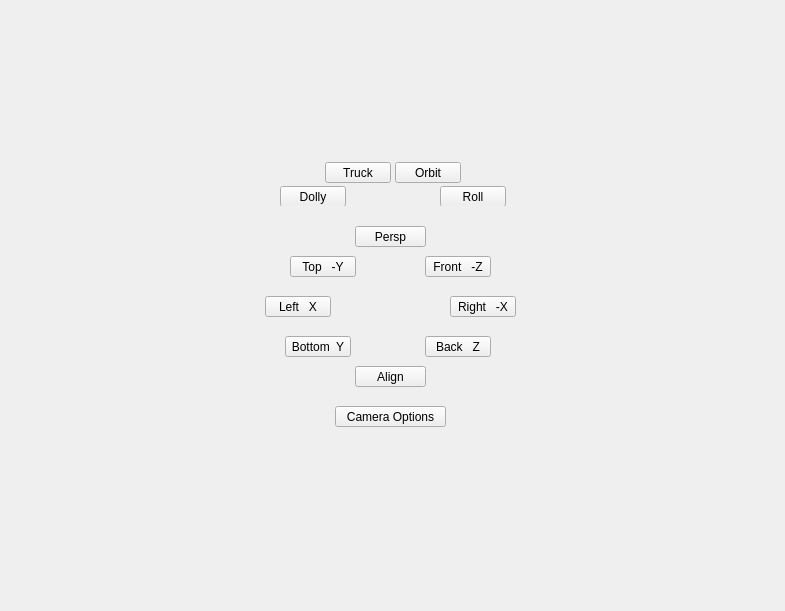
<?xml version="1.0" encoding="UTF-8"?>
<ui version="4.0">
 <class>QtUi</class>
 <widget class="QMainWindow" name="QtUi">
  <property name="enabled">
   <bool>true</bool>
  </property>
  <property name="geometry">
   <rect>
    <x>0</x>
    <y>0</y>
    <width>785</width>
    <height>611</height>
   </rect>
  </property>
  <property name="sizePolicy">
   <sizepolicy hsizetype="Ignored" vsizetype="Ignored">
    <horstretch>0</horstretch>
    <verstretch>0</verstretch>
   </sizepolicy>
  </property>
  <property name="minimumSize">
   <size>
    <width>0</width>
    <height>0</height>
   </size>
  </property>
  <property name="maximumSize">
   <size>
    <width>16777215</width>
    <height>16777215</height>
   </size>
  </property>
  <property name="tabShape">
   <enum>QTabWidget::Triangular</enum>
  </property>
  <property name="dockNestingEnabled">
   <bool>true</bool>
  </property>
  <property name="dockOptions">
   <set>QMainWindow::AllowNestedDocks|QMainWindow::AllowTabbedDocks|QMainWindow::AnimatedDocks|QMainWindow::ForceTabbedDocks</set>
  </property>
  <widget class="QWidget" name="widget">
   <property name="sizePolicy">
    <sizepolicy hsizetype="Ignored" vsizetype="Ignored">
     <horstretch>0</horstretch>
     <verstretch>0</verstretch>
    </sizepolicy>
   </property>
   <layout class="QGridLayout" name="gridLayout">
    <property name="leftMargin">
     <number>0</number>
    </property>
    <property name="topMargin">
     <number>0</number>
    </property>
    <property name="rightMargin">
     <number>0</number>
    </property>
    <property name="bottomMargin">
     <number>0</number>
    </property>
    <property name="spacing">
     <number>0</number>
    </property>
    <item row="0" column="0">
     <widget class="QWidget" name="staticWindow" native="true">
      <layout class="QGridLayout" name="gridLayout_2">
       <property name="leftMargin">
        <number>0</number>
       </property>
       <property name="topMargin">
        <number>0</number>
       </property>
       <property name="rightMargin">
        <number>0</number>
       </property>
       <property name="bottomMargin">
        <number>0</number>
       </property>
       <property name="spacing">
        <number>0</number>
       </property>
       <item row="0" column="0" rowspan="3">
        <widget class="Region" name="region_4" native="true"/>
       </item>
       <item row="2" column="1">
        <widget class="Region" name="region_3" native="true">
         <property name="sizePolicy">
          <sizepolicy hsizetype="Preferred" vsizetype="MinimumExpanding">
           <horstretch>0</horstretch>
           <verstretch>0</verstretch>
          </sizepolicy>
         </property>
         <layout class="QVBoxLayout" name="verticalLayout_2">
          <property name="spacing">
           <number>0</number>
          </property>
          <property name="leftMargin">
           <number>0</number>
          </property>
          <property name="topMargin">
           <number>0</number>
          </property>
          <property name="rightMargin">
           <number>0</number>
          </property>
          <property name="bottomMargin">
           <number>0</number>
          </property>
          <item>
           <widget class="Region" name="region_5" native="true">
            <property name="minimumSize">
             <size>
              <width>0</width>
              <height>100</height>
             </size>
            </property>
            <widget class="QPushButton" name="i000">
             <property name="geometry">
              <rect>
               <x>105</x>
               <y>0</y>
               <width>111</width>
               <height>21</height>
              </rect>
             </property>
             <property name="minimumSize">
              <size>
               <width>0</width>
               <height>21</height>
              </size>
             </property>
             <property name="maximumSize">
              <size>
               <width>999</width>
               <height>21</height>
              </size>
             </property>
             <property name="accessibleName">
              <string>cameras#lower</string>
             </property>
             <property name="text">
              <string>Camera Options</string>
             </property>
            </widget>
           </widget>
          </item>
          <item>
           <spacer name="verticalSpacer_2">
            <property name="orientation">
             <enum>Qt::Vertical</enum>
            </property>
            <property name="sizeHint" stdset="0">
             <size>
              <width>20</width>
              <height>40</height>
             </size>
            </property>
           </spacer>
          </item>
         </layout>
        </widget>
       </item>
       <item row="0" column="1">
        <widget class="Region" name="region" native="true">
         <layout class="QVBoxLayout" name="verticalLayout">
          <property name="spacing">
           <number>0</number>
          </property>
          <property name="leftMargin">
           <number>0</number>
          </property>
          <property name="topMargin">
           <number>0</number>
          </property>
          <property name="rightMargin">
           <number>0</number>
          </property>
          <property name="bottomMargin">
           <number>0</number>
          </property>
          <item>
           <spacer name="verticalSpacer">
            <property name="orientation">
             <enum>Qt::Vertical</enum>
            </property>
            <property name="sizeHint" stdset="0">
             <size>
              <width>20</width>
              <height>56</height>
             </size>
            </property>
           </spacer>
          </item>
          <item>
           <widget class="Region" name="widget_0" native="true">
            <property name="minimumSize">
             <size>
              <width>0</width>
              <height>100</height>
             </size>
            </property>
            <widget class="QPushButton" name="b011">
             <property name="enabled">
              <bool>true</bool>
             </property>
             <property name="geometry">
              <rect>
               <x>210</x>
               <y>80</y>
               <width>66</width>
               <height>21</height>
              </rect>
             </property>
             <property name="minimumSize">
              <size>
               <width>0</width>
               <height>21</height>
              </size>
             </property>
             <property name="maximumSize">
              <size>
               <width>999</width>
               <height>21</height>
              </size>
             </property>
             <property name="toolTip">
              <string>Camera: Roll</string>
             </property>
             <property name="text">
              <string>Roll</string>
             </property>
            </widget>
            <widget class="QPushButton" name="b012">
             <property name="enabled">
              <bool>true</bool>
             </property>
             <property name="geometry">
              <rect>
               <x>95</x>
               <y>56</y>
               <width>66</width>
               <height>21</height>
              </rect>
             </property>
             <property name="minimumSize">
              <size>
               <width>0</width>
               <height>21</height>
              </size>
             </property>
             <property name="maximumSize">
              <size>
               <width>999</width>
               <height>21</height>
              </size>
             </property>
             <property name="toolTip">
              <string>Camera: Truck</string>
             </property>
             <property name="text">
              <string>Truck</string>
             </property>
            </widget>
            <widget class="QPushButton" name="b013">
             <property name="enabled">
              <bool>true</bool>
             </property>
             <property name="geometry">
              <rect>
               <x>165</x>
               <y>56</y>
               <width>66</width>
               <height>21</height>
              </rect>
             </property>
             <property name="minimumSize">
              <size>
               <width>0</width>
               <height>21</height>
              </size>
             </property>
             <property name="maximumSize">
              <size>
               <width>999</width>
               <height>21</height>
              </size>
             </property>
             <property name="toolTip">
              <string>Camera: Pan</string>
             </property>
             <property name="text">
              <string>Orbit</string>
             </property>
            </widget>
            <widget class="QPushButton" name="b010">
             <property name="enabled">
              <bool>true</bool>
             </property>
             <property name="geometry">
              <rect>
               <x>50</x>
               <y>80</y>
               <width>66</width>
               <height>21</height>
              </rect>
             </property>
             <property name="minimumSize">
              <size>
               <width>0</width>
               <height>21</height>
              </size>
             </property>
             <property name="maximumSize">
              <size>
               <width>999</width>
               <height>21</height>
              </size>
             </property>
             <property name="toolTip">
              <string>Camera: Dolly</string>
             </property>
             <property name="text">
              <string>Dolly</string>
             </property>
            </widget>
           </widget>
          </item>
         </layout>
        </widget>
       </item>
       <item row="0" column="2" rowspan="3">
        <widget class="Region" name="region_2" native="true"/>
       </item>
       <item row="1" column="1">
        <widget class="QWidget" name="viewport" native="true">
         <property name="minimumSize">
          <size>
           <width>325</width>
           <height>200</height>
          </size>
         </property>
         <property name="maximumSize">
          <size>
           <width>300</width>
           <height>200</height>
          </size>
         </property>
         <widget class="QPushButton" name="b004">
          <property name="geometry">
           <rect>
            <x>125</x>
            <y>20</y>
            <width>71</width>
            <height>21</height>
           </rect>
          </property>
          <property name="minimumSize">
           <size>
            <width>0</width>
            <height>21</height>
           </size>
          </property>
          <property name="maximumSize">
           <size>
            <width>999</width>
            <height>21</height>
           </size>
          </property>
          <property name="text">
           <string>Persp</string>
          </property>
         </widget>
         <widget class="QPushButton" name="b005">
          <property name="geometry">
           <rect>
            <x>195</x>
            <y>50</y>
            <width>66</width>
            <height>21</height>
           </rect>
          </property>
          <property name="minimumSize">
           <size>
            <width>0</width>
            <height>21</height>
           </size>
          </property>
          <property name="maximumSize">
           <size>
            <width>999</width>
            <height>21</height>
           </size>
          </property>
          <property name="text">
           <string>Front   -Z</string>
          </property>
         </widget>
         <widget class="QPushButton" name="b002">
          <property name="geometry">
           <rect>
            <x>220</x>
            <y>90</y>
            <width>66</width>
            <height>21</height>
           </rect>
          </property>
          <property name="minimumSize">
           <size>
            <width>0</width>
            <height>21</height>
           </size>
          </property>
          <property name="maximumSize">
           <size>
            <width>999</width>
            <height>21</height>
           </size>
          </property>
          <property name="text">
           <string>Right   -X</string>
          </property>
         </widget>
         <widget class="QPushButton" name="b003">
          <property name="geometry">
           <rect>
            <x>35</x>
            <y>90</y>
            <width>66</width>
            <height>21</height>
           </rect>
          </property>
          <property name="minimumSize">
           <size>
            <width>0</width>
            <height>21</height>
           </size>
          </property>
          <property name="maximumSize">
           <size>
            <width>999</width>
            <height>21</height>
           </size>
          </property>
          <property name="text">
           <string>Left   X</string>
          </property>
         </widget>
         <widget class="QPushButton" name="b000">
          <property name="geometry">
           <rect>
            <x>195</x>
            <y>130</y>
            <width>66</width>
            <height>21</height>
           </rect>
          </property>
          <property name="minimumSize">
           <size>
            <width>0</width>
            <height>21</height>
           </size>
          </property>
          <property name="maximumSize">
           <size>
            <width>999</width>
            <height>21</height>
           </size>
          </property>
          <property name="text">
           <string>Back   Z</string>
          </property>
         </widget>
         <widget class="QPushButton" name="b006">
          <property name="geometry">
           <rect>
            <x>55</x>
            <y>130</y>
            <width>66</width>
            <height>21</height>
           </rect>
          </property>
          <property name="minimumSize">
           <size>
            <width>0</width>
            <height>21</height>
           </size>
          </property>
          <property name="maximumSize">
           <size>
            <width>999</width>
            <height>21</height>
           </size>
          </property>
          <property name="text">
           <string>Bottom  Y</string>
          </property>
         </widget>
         <widget class="QPushButton" name="b007">
          <property name="geometry">
           <rect>
            <x>125</x>
            <y>160</y>
            <width>71</width>
            <height>21</height>
           </rect>
          </property>
          <property name="minimumSize">
           <size>
            <width>0</width>
            <height>21</height>
           </size>
          </property>
          <property name="maximumSize">
           <size>
            <width>999</width>
            <height>21</height>
           </size>
          </property>
          <property name="text">
           <string>Align</string>
          </property>
         </widget>
         <widget class="QPushButton" name="b001">
          <property name="geometry">
           <rect>
            <x>60</x>
            <y>50</y>
            <width>66</width>
            <height>21</height>
           </rect>
          </property>
          <property name="minimumSize">
           <size>
            <width>0</width>
            <height>21</height>
           </size>
          </property>
          <property name="maximumSize">
           <size>
            <width>999</width>
            <height>21</height>
           </size>
          </property>
          <property name="text">
           <string>Top   -Y</string>
          </property>
         </widget>
        </widget>
       </item>
      </layout>
      <zorder>region</zorder>
      <zorder>viewport</zorder>
      <zorder>region_2</zorder>
      <zorder>region_3</zorder>
      <zorder>region_4</zorder>
     </widget>
    </item>
   </layout>
  </widget>
 </widget>
 <customwidgets>
  <customwidget>
   <class>Region</class>
   <extends>QWidget</extends>
   <header>widgets.region.h</header>
   <container>1</container>
  </customwidget>
 </customwidgets>
 <resources/>
 <connections/>
 <designerdata>
  <property name="gridDeltaX">
   <number>5</number>
  </property>
  <property name="gridDeltaY">
   <number>10</number>
  </property>
  <property name="gridSnapX">
   <bool>true</bool>
  </property>
  <property name="gridSnapY">
   <bool>true</bool>
  </property>
  <property name="gridVisible">
   <bool>true</bool>
  </property>
 </designerdata>
</ui>
